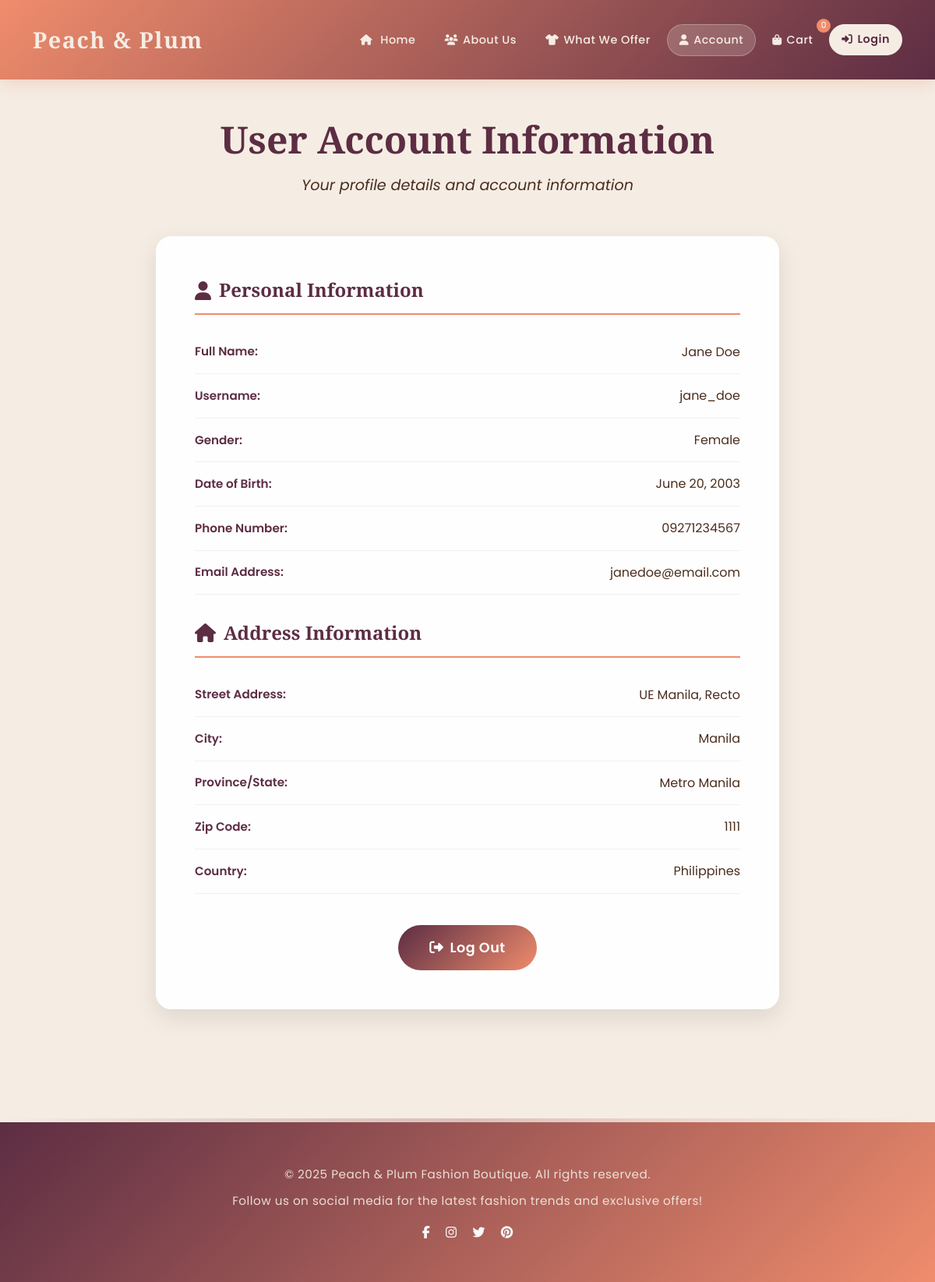
The app's page /account.php (signed in) with its own data.
### tables this page shows
CREATE TABLE `users` (
  `id` int(10) UNSIGNED NOT NULL,
  `full_name` varchar(100) NOT NULL,
  `gender` enum('male','female','other','prefer_not_to_say') NOT NULL,
  `date_of_birth` date NOT NULL,
  `phone_number` varchar(15) NOT NULL,
  `email` varchar(100) NOT NULL,
  `street` varchar(100) NOT NULL,
  `city` varchar(50) NOT NULL,
  `province_state` varchar(50) NOT NULL,
  `zip_code` varchar(10) NOT NULL,
  `country` varchar(50) NOT NULL,
  `username` varchar(20) NOT NULL,
  `password` varchar(255) NOT NULL,
  `created_at` timestamp NOT NULL DEFAULT current_timestamp()
);

### account.php (the view, shortened to what this page needs)
<?php
$conn = new mysqli("localhost", "root", "", "pp_db");
$user_id = $_SESSION['user_id'];
$stmt = $conn->prepare("SELECT * FROM users WHERE id = ?");
$stmt->bind_param("i", $user_id);
$stmt->execute();
$result = $stmt->get_result();
if ($result && $result->num_rows === 1) {
    $user = $result->fetch_assoc();
    $full_name = $user['full_name'];
    $gender = $user['gender'];
    $date_of_birth = $user['date_of_birth'];
    $phone_number = $user['phone_number'];
    $email = $user['email'];
    $street = $user['street'];
    $city = $user['city'];
    $province_state = $user['province_state'];
    $zip_code = $user['zip_code'];
    $country = $user['country'];
    $username = $user['username'];
} else {
    echo "User not found.";
    exit();
}
$stmt = $conn->prepare("SELECT SUM(quantity) AS total FROM cart WHERE user_id = ?");
$stmt->bind_param("i", $user_id);
$stmt->execute();
$cart_count = $stmt->get_result()->fetch_assoc()['total'] ?? 0;
?>
<!DOCTYPE html>
<html lang="en">
<head>
    <link href="https://cdn.jsdelivr.net/npm/bootstrap@5.3.0/dist/css/bootstrap.min.css" rel="stylesheet">
    <link rel="stylesheet" href="https://cdnjs.cloudflare.com/ajax/libs/font-awesome/6.5.1/css/all.min.css">
    <link rel="stylesheet" href="https://cdnjs.cloudflare.com/ajax/libs/animate.css/4.1.1/animate.min.css">
</head>
<body>
    <header id="header">
        <div class="container">
            <nav class="navbar navbar-expand-lg">
                <a class="navbar-brand logo" href="index.php">
                    Peach & Plum
                </a>
                <div class="collapse navbar-collapse justify-content-end" id="navbarNav">
                    <ul class="navbar-nav">
                        <li class="nav-item">
                            <a class="nav-link" href="index.php">
                                <i class="fas fa-home"></i> Home
                            </a>
                        </li>
                        <li class="nav-item">
                            <a class="nav-link" href="about.php">
                                <i class="fas fa-users"></i>About Us
                            </a>
                        </li>
                        <li class="nav-item">
                            <a class="nav-link" href="products.php">
                                <i class="fas fa-tshirt"></i>What We Offer
                            </a>
                        </li>
                        <li class="nav-item">
                            <a class="nav-link active" href="account.php">
                                <i class="fas fa-user"></i>Account
                            </a>
                        </li>
                        <li class="nav-item">
                            <a class="nav-link cart-container" href="cart.php">
                                <i class="fas fa-shopping-bag"></i>Cart
                                <span class="cart-badge"><?= $cart_count ?></span>
                            </a>
                        </li>
                        <li class="nav-item">
                            <a class="btn special-btn nav-link px-3" href="login.php" role="button">
                                <i class="fas fa-sign-in-alt"></i>Login
                            </a>
                        </li>
                    </ul>
                </div>
            </nav>
        </div>
    </header>
    <main class="main-content">
        <div class="container">
            <div class="page-header">
                <h1 class="page-title">User Account Information</h1>
                <p class="page-subtitle">Your profile details and account information</p>
            </div>
            <div class="account-container">
                <div class="section-title">
                    <i class="fas fa-user"></i> Personal Information
                </div>
                <div class="detail-row">
                    <span class="detail-label">Full Name:</span>
                    <span class="detail-value"><?= $full_name ?></span>
                </div>
                <div class="detail-row">
                    <span class="detail-label">Username:</span>
                    <span class="detail-value"><?= $username ?></span>
                </div>
                <div class="detail-row">
                    <span class="detail-label">Gender:</span>
                    <span class="detail-value"><?= ucfirst(str_replace('_', ' ', $gender)) ?></span>
                </div>
                <div class="detail-row">
                    <span class="detail-label">Date of Birth:</span>
                    <span class="detail-value"><?= date("F j, Y", strtotime($date_of_birth)) ?></span>
                </div>
                <div class="detail-row">
                    <span class="detail-label">Phone Number:</span>
                    <span class="detail-value"><?= $phone_number ?></span>
                </div>
                <div class="detail-row">
                    <span class="detail-label">Email Address:</span>
                    <span class="detail-value"><?= $email ?></span>
                </div>
                <div class="section-title">
                    <i class="fas fa-home"></i> Address Information
                </div>
                <div class="detail-row">
                    <span class="detail-label">Street Address:</span>
                    <span class="detail-value"><?= $street ?></span>
                </div>
                <div class="detail-row">
                    <span class="detail-label">City:</span>
                    <span class="detail-value"><?= $city ?></span>
                </div>
                <div class="detail-row">
                    <span class="detail-label">Province/State:</span>
                    <span class="detail-value"><?= $province_state ?></span>
                </div>
                <div class="detail-row">
                    <span class="detail-label">Zip Code:</span>
                    <span class="detail-value"><?= $zip_code ?></span>
                </div>
                <div class="detail-row">
                    <span class="detail-label">Country:</span>
                    <span class="detail-value"><?= ucfirst(str_replace('_', ' ', $country)) ?></span>
                </div>
                <div class="action-buttons">
                    <a href="logout.php" class="btn-custom">
                        <i class="fas fa-sign-out-alt"></i> Log Out
                    </a>
                </div>
            </div>
        </div>
    </main>
    <footer>
        <div class="container">
            <p>&copy; 2025 Peach & Plum Fashion Boutique. All rights reserved.</p>
            <p>Follow us on social media for the latest fashion trends and exclusive offers!</p>
            <div class="social-links mt-3">
                <a href="#" class="text-light me-3"><i class="fab fa-facebook-f"></i></a>
                <a href="#" class="text-light me-3"><i class="fab fa-instagram"></i></a>
                <a href="#" class="text-light me-3"><i class="fab fa-twitter"></i></a>
                <a href="#" class="text-light"><i class="fab fa-pinterest"></i></a>
            </div>
        </div>
    </footer>
</body>
</html>

### account.php (style rules this page uses)
* { margin: 0; padding: 0; box-sizing: border-box; }
body { font-family: "Poppins", sans-serif; background-color: #F5EDE4; color: #2E1F18; line-height: 1.6; }
header { padding: 15px 0; background: linear-gradient(135deg, #EF8C6C 0%, #5C2D43 100%); position: fixed; width: 100%; top: 0; z-index: 1000; box-shadow: 0 4px 20px rgba(239, 140, 108, 0.3); }
.logo { font-family: "Playfair Display", serif; font-size: 1.8rem; font-weight: 700; letter-spacing: 1.5px; color: #F5EDE4; text-decoration: none; display: flex; align-items: center; }
.navbar-nav { flex-direction: row !important; align-items: center; gap: 5px; }
.navbar-nav .nav-link { color: #F5EDE4 !important; font-weight: 500; padding: 8px 15px !important; font-size: 0.9rem; letter-spacing: 0.5px; border-radius: 25px; border: 1px solid transparent; transition: all 0.3s ease; white-space: nowrap; }
.navbar-nav .nav-link i { margin-right: 6px; font-size: 0.85rem; }
.navbar-nav .nav-link.active { background-color: rgba(245, 237, 228, 0.2); border: 1px solid rgba(245, 237, 228, 0.3); color: #F5EDE4 !important; }
.special-btn { background-color: #F5EDE4 !important; color: #5C2D43 !important; border: 1px solid #F5EDE4 !important; font-weight: 600 !important; }
a.special-btn.nav-link { color: #5C2D43 !important; }
.cart-badge { position: absolute; top: -8px; right: -8px; background-color: #EF8C6C; color: #F5EDE4; border-radius: 50%; width: 18px; height: 18px; font-size: 0.7rem; display: flex; align-items: center; justify-content: center; animation: pulse 2s infinite; }
.cart-container { position: relative; display: inline-block; }
.main-content { margin-top: 90px; padding: 60px 0; }
.page-header { text-align: center; margin-bottom: 50px; }
.page-title { font-family: "Playfair Display", serif; font-size: 3rem; font-weight: 700; color: #5C2D43; margin-bottom: 15px; }
.page-subtitle { font-size: 1.2rem; color: #4A2E1E; max-width: 600px; margin: 0 auto; font-style: italic; }
.account-container { background: rgba(255, 255, 255, 0.95); border-radius: 20px; box-shadow: 0 10px 30px rgba(0, 0, 0, 0.1); padding: 50px; backdrop-filter: blur(10px); max-width: 800px; width: 100%; margin: 0 auto; }
.section-title { font-family: "Playfair Display", serif; font-size: 1.5rem; font-weight: 600; color: #5C2D43; margin: 30px 0 20px 0; padding-bottom: 10px; border-bottom: 2px solid #EF8C6C; display: flex; align-items: center; }
.section-title i { margin-right: 10px; color: #5C2D43; }
.section-title:first-child { margin-top: 0; }
.detail-row { display: flex; justify-content: space-between; align-items: center; padding: 15px 0; border-bottom: 1px solid #f0f0f0; }
.detail-label { font-weight: 600; color: #5C2D43; flex: 0 0 150px; font-size: 0.95rem; }
.detail-value { flex: 1; color: #4A2E1E; text-align: right; font-size: 1rem; }
.action-buttons { display: flex; gap: 15px; justify-content: center; margin-top: 40px; flex-wrap: wrap; }
.btn-custom { background: linear-gradient(135deg, #5C2D43, #EF8C6C); color: white !important; border: none; padding: 15px 40px; border-radius: 50px; font-weight: 600; font-size: 1.1rem; letter-spacing: 0.5px; text-decoration: none; display: inline-flex; align-items: center; gap: 8px; transition: all 0.3s ease; }
footer { background: linear-gradient(135deg, #5C2D43, #EF8C6C); color: #F5EDE4; text-align: center; padding: 50px 0; position: relative; margin-top: 80px; }
footer::before { content: ""; position: absolute; top: 0; left: 0; width: 100%; height: 5px; background: linear-gradient(to right, #F5EDE4, rgba(245, 237, 228, 0.7), #F5EDE4); }
footer p { margin: 10px 0; font-size: 0.95em; letter-spacing: 0.5px; color: rgba(245, 237, 228, 0.9); }

### records on screen
users: full_name "Jane Doe", username "jane_doe", gender "Female", date_of_birth "June 20, 2003", phone_number "09271234567", email "janedoe@email.com", street "UE Manila, Recto", city "Manila", province_state "Metro Manila", zip_code "1111", country "Philippines"

### other values on screen
$cart_count "0"
